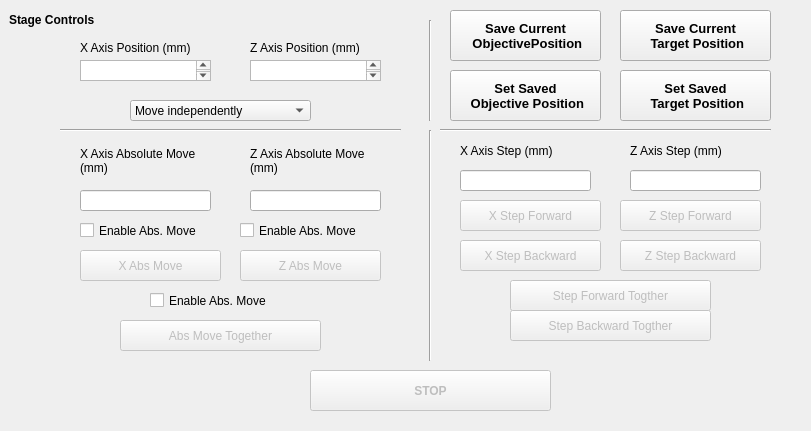
  <widget class="QWidget" name="widget" native="true">
   <property name="geometry">
    <rect>
     <x>20</x>
     <y>310</y>
     <width>811</width>
     <height>431</height>
    </rect>
   </property>
   <widget class="QLabel" name="label_9">
    <property name="geometry">
     <rect>
      <x>9</x>
      <y>10</y>
      <width>451</width>
      <height>20</height>
     </rect>
    </property>
    <property name="font">
     <font>
      <weight>75</weight>
      <bold>true</bold>
     </font>
    </property>
    <property name="text">
     <string>Stage Controls</string>
    </property>
   </widget>
   <widget class="QLabel" name="label_10">
    <property name="geometry">
     <rect>
      <x>80</x>
      <y>40</y>
      <width>141</width>
      <height>16</height>
     </rect>
    </property>
    <property name="text">
     <string>X Axis Position (mm)</string>
    </property>
   </widget>
   <widget class="QLabel" name="label_11">
    <property name="geometry">
     <rect>
      <x>250</x>
      <y>40</y>
      <width>141</width>
      <height>16</height>
     </rect>
    </property>
    <property name="text">
     <string>Z Axis Position (mm)</string>
    </property>
   </widget>
   <widget class="QLabel" name="label_12">
    <property name="geometry">
     <rect>
      <x>80</x>
      <y>140</y>
      <width>141</width>
      <height>41</height>
     </rect>
    </property>
    <property name="text">
     <string>X Axis Absolute Move (mm)</string>
    </property>
    <property name="wordWrap">
     <bool>true</bool>
    </property>
   </widget>
   <widget class="QLabel" name="label_13">
    <property name="geometry">
     <rect>
      <x>250</x>
      <y>140</y>
      <width>141</width>
      <height>41</height>
     </rect>
    </property>
    <property name="text">
     <string>Z Axis Absolute Move (mm)</string>
    </property>
    <property name="wordWrap">
     <bool>true</bool>
    </property>
   </widget>
   <widget class="QTextBrowser" name="x_pos_disp">
    <property name="geometry">
     <rect>
      <x>80</x>
      <y>60</y>
      <width>131</width>
      <height>21</height>
     </rect>
    </property>
   </widget>
   <widget class="QTextBrowser" name="z_pos_disp">
    <property name="geometry">
     <rect>
      <x>250</x>
      <y>60</y>
      <width>131</width>
      <height>21</height>
     </rect>
    </property>
   </widget>
   <widget class="QLineEdit" name="x_abs_mv_ip">
    <property name="geometry">
     <rect>
      <x>80</x>
      <y>190</y>
      <width>131</width>
      <height>21</height>
     </rect>
    </property>
   </widget>
   <widget class="QLineEdit" name="z_abs_mv_ip">
    <property name="geometry">
     <rect>
      <x>250</x>
      <y>190</y>
      <width>131</width>
      <height>21</height>
     </rect>
    </property>
   </widget>
   <widget class="QCheckBox" name="x_abs_mv_ck">
    <property name="geometry">
     <rect>
      <x>80</x>
      <y>220</y>
      <width>141</width>
      <height>21</height>
     </rect>
    </property>
    <property name="text">
     <string>Enable Abs. Move</string>
    </property>
   </widget>
   <widget class="QCheckBox" name="z_abs_mv_ck">
    <property name="geometry">
     <rect>
      <x>240</x>
      <y>220</y>
      <width>141</width>
      <height>21</height>
     </rect>
    </property>
    <property name="text">
     <string>Enable Abs. Move</string>
    </property>
   </widget>
   <widget class="QPushButton" name="x_abs_mv_bt">
    <property name="enabled">
     <bool>false</bool>
    </property>
    <property name="geometry">
     <rect>
      <x>80</x>
      <y>250</y>
      <width>141</width>
      <height>31</height>
     </rect>
    </property>
    <property name="text">
     <string>X Abs Move</string>
    </property>
   </widget>
   <widget class="QPushButton" name="z_abs_mv_bt">
    <property name="enabled">
     <bool>false</bool>
    </property>
    <property name="geometry">
     <rect>
      <x>240</x>
      <y>250</y>
      <width>141</width>
      <height>31</height>
     </rect>
    </property>
    <property name="text">
     <string>Z Abs Move</string>
    </property>
   </widget>
   <widget class="QPushButton" name="abs_mv_together_bt">
    <property name="enabled">
     <bool>false</bool>
    </property>
    <property name="geometry">
     <rect>
      <x>120</x>
      <y>320</y>
      <width>201</width>
      <height>31</height>
     </rect>
    </property>
    <property name="text">
     <string>Abs Move Together</string>
    </property>
   </widget>
   <widget class="Line" name="line">
    <property name="geometry">
     <rect>
      <x>60</x>
      <y>120</y>
      <width>341</width>
      <height>20</height>
     </rect>
    </property>
    <property name="orientation">
     <enum>Qt::Horizontal</enum>
    </property>
   </widget>
   <widget class="QComboBox" name="stage_movement_select">
    <property name="geometry">
     <rect>
      <x>130</x>
      <y>100</y>
      <width>181</width>
      <height>21</height>
     </rect>
    </property>
    <item>
     <property name="text">
      <string>Move independently</string>
     </property>
    </item>
    <item>
     <property name="text">
      <string>Move Together</string>
     </property>
    </item>
   </widget>
   <widget class="QCheckBox" name="together_abs_mv_ck">
    <property name="geometry">
     <rect>
      <x>150</x>
      <y>290</y>
      <width>141</width>
      <height>21</height>
     </rect>
    </property>
    <property name="text">
     <string>Enable Abs. Move</string>
    </property>
   </widget>
   <widget class="QPushButton" name="stop_bt">
    <property name="enabled">
     <bool>false</bool>
    </property>
    <property name="geometry">
     <rect>
      <x>310</x>
      <y>370</y>
      <width>241</width>
      <height>41</height>
     </rect>
    </property>
    <property name="font">
     <font>
      <weight>75</weight>
      <bold>true</bold>
     </font>
    </property>
    <property name="text">
     <string>STOP</string>
    </property>
   </widget>
   <widget class="Line" name="line_3">
    <property name="geometry">
     <rect>
      <x>420</x>
      <y>130</y>
      <width>20</width>
      <height>231</height>
     </rect>
    </property>
    <property name="orientation">
     <enum>Qt::Vertical</enum>
    </property>
   </widget>
   <widget class="Line" name="line_4">
    <property name="geometry">
     <rect>
      <x>420</x>
      <y>20</y>
      <width>20</width>
      <height>101</height>
     </rect>
    </property>
    <property name="orientation">
     <enum>Qt::Vertical</enum>
    </property>
   </widget>
   <widget class="QPushButton" name="save_current_pos_obj_bt">
    <property name="enabled">
     <bool>true</bool>
    </property>
    <property name="geometry">
     <rect>
      <x>450</x>
      <y>10</y>
      <width>151</width>
      <height>51</height>
     </rect>
    </property>
    <property name="font">
     <font>
      <pointsize>10</pointsize>
      <weight>75</weight>
      <bold>true</bold>
     </font>
    </property>
    <property name="text">
     <string>Save Current 
 ObjectivePosition</string>
    </property>
   </widget>
   <widget class="QPushButton" name="recall_obj_saved_bt">
    <property name="enabled">
     <bool>true</bool>
    </property>
    <property name="geometry">
     <rect>
      <x>450</x>
      <y>70</y>
      <width>151</width>
      <height>51</height>
     </rect>
    </property>
    <property name="font">
     <font>
      <pointsize>10</pointsize>
      <weight>75</weight>
      <bold>true</bold>
     </font>
    </property>
    <property name="text">
     <string>Set Saved 
 Objective Position</string>
    </property>
   </widget>
   <widget class="QPushButton" name="save_current_pos_target_bt">
    <property name="enabled">
     <bool>true</bool>
    </property>
    <property name="geometry">
     <rect>
      <x>620</x>
      <y>10</y>
      <width>151</width>
      <height>51</height>
     </rect>
    </property>
    <property name="font">
     <font>
      <pointsize>10</pointsize>
      <weight>75</weight>
      <bold>true</bold>
     </font>
    </property>
    <property name="text">
     <string>Save Current 
 Target Position</string>
    </property>
   </widget>
   <widget class="QPushButton" name="recall_target_saved_bt">
    <property name="enabled">
     <bool>true</bool>
    </property>
    <property name="geometry">
     <rect>
      <x>620</x>
      <y>70</y>
      <width>151</width>
      <height>51</height>
     </rect>
    </property>
    <property name="font">
     <font>
      <pointsize>10</pointsize>
      <weight>75</weight>
      <bold>true</bold>
     </font>
    </property>
    <property name="text">
     <string>Set Saved 
 Target Position</string>
    </property>
   </widget>
   <widget class="QPushButton" name="step_fwd_together_bt">
    <property name="enabled">
     <bool>false</bool>
    </property>
    <property name="geometry">
     <rect>
      <x>510</x>
      <y>280</y>
      <width>201</width>
      <height>31</height>
     </rect>
    </property>
    <property name="text">
     <string>Step Forward Togther</string>
    </property>
   </widget>
   <widget class="QLineEdit" name="x_step_ip">
    <property name="geometry">
     <rect>
      <x>460</x>
      <y>170</y>
      <width>131</width>
      <height>21</height>
     </rect>
    </property>
   </widget>
   <widget class="QLabel" name="label_15">
    <property name="geometry">
     <rect>
      <x>630</x>
      <y>130</y>
      <width>141</width>
      <height>41</height>
     </rect>
    </property>
    <property name="text">
     <string>Z Axis Step (mm)</string>
    </property>
    <property name="wordWrap">
     <bool>true</bool>
    </property>
   </widget>
   <widget class="QPushButton" name="x_step_b_bt">
    <property name="enabled">
     <bool>false</bool>
    </property>
    <property name="geometry">
     <rect>
      <x>460</x>
      <y>240</y>
      <width>141</width>
      <height>31</height>
     </rect>
    </property>
    <property name="text">
     <string>X Step Backward</string>
    </property>
   </widget>
   <widget class="Line" name="line_2">
    <property name="geometry">
     <rect>
      <x>440</x>
      <y>120</y>
      <width>331</width>
      <height>20</height>
     </rect>
    </property>
    <property name="orientation">
     <enum>Qt::Horizontal</enum>
    </property>
   </widget>
   <widget class="QPushButton" name="x_step_f_bt">
    <property name="enabled">
     <bool>false</bool>
    </property>
    <property name="geometry">
     <rect>
      <x>460</x>
      <y>200</y>
      <width>141</width>
      <height>31</height>
     </rect>
    </property>
    <property name="text">
     <string>X Step Forward</string>
    </property>
   </widget>
   <widget class="QLabel" name="label_14">
    <property name="geometry">
     <rect>
      <x>460</x>
      <y>130</y>
      <width>141</width>
      <height>41</height>
     </rect>
    </property>
    <property name="text">
     <string>X Axis Step (mm)</string>
    </property>
    <property name="wordWrap">
     <bool>true</bool>
    </property>
   </widget>
   <widget class="QLineEdit" name="z_step_ip">
    <property name="geometry">
     <rect>
      <x>630</x>
      <y>170</y>
      <width>131</width>
      <height>21</height>
     </rect>
    </property>
   </widget>
   <widget class="QPushButton" name="z_step_b_bt">
    <property name="enabled">
     <bool>false</bool>
    </property>
    <property name="geometry">
     <rect>
      <x>620</x>
      <y>240</y>
      <width>141</width>
      <height>31</height>
     </rect>
    </property>
    <property name="text">
     <string>Z Step Backward</string>
    </property>
   </widget>
   <widget class="QPushButton" name="step_bckwd_together_bt">
    <property name="enabled">
     <bool>false</bool>
    </property>
    <property name="geometry">
     <rect>
      <x>510</x>
      <y>310</y>
      <width>201</width>
      <height>31</height>
     </rect>
    </property>
    <property name="text">
     <string>Step Backward Togther</string>
    </property>
   </widget>
   <widget class="QPushButton" name="z_step_f_bt">
    <property name="enabled">
     <bool>false</bool>
    </property>
    <property name="geometry">
     <rect>
      <x>620</x>
      <y>200</y>
      <width>141</width>
      <height>31</height>
     </rect>
    </property>
    <property name="text">
     <string>Z Step Forward</string>
    </property>
   </widget>
  </widget>
